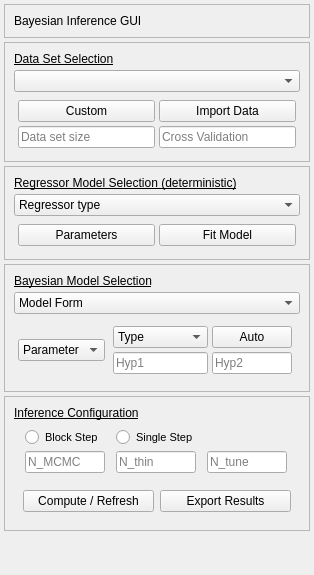
     <widget class="QWidget" name="computePanel" native="true">
      <property name="sizePolicy">
       <sizepolicy hsizetype="Fixed" vsizetype="Preferred">
        <horstretch>0</horstretch>
        <verstretch>0</verstretch>
       </sizepolicy>
      </property>
      <property name="minimumSize">
       <size>
        <width>0</width>
        <height>0</height>
       </size>
      </property>
      <property name="maximumSize">
       <size>
        <width>300</width>
        <height>16777215</height>
       </size>
      </property>
      <property name="baseSize">
       <size>
        <width>0</width>
        <height>0</height>
       </size>
      </property>
      <property name="styleSheet">
       <string notr="true"/>
      </property>
      <layout class="QVBoxLayout" name="layoutCompute">
       <property name="spacing">
        <number>4</number>
       </property>
       <property name="leftMargin">
        <number>4</number>
       </property>
       <property name="topMargin">
        <number>4</number>
       </property>
       <property name="rightMargin">
        <number>4</number>
       </property>
       <property name="bottomMargin">
        <number>4</number>
       </property>
       <item>
        <widget class="QFrame" name="titlePanel">
         <property name="sizePolicy">
          <sizepolicy hsizetype="Preferred" vsizetype="Preferred">
           <horstretch>0</horstretch>
           <verstretch>0</verstretch>
          </sizepolicy>
         </property>
         <property name="maximumSize">
          <size>
           <width>16777215</width>
           <height>60</height>
          </size>
         </property>
         <property name="frameShape">
          <enum>QFrame::StyledPanel</enum>
         </property>
         <property name="frameShadow">
          <enum>QFrame::Raised</enum>
         </property>
         <layout class="QVBoxLayout" name="layoutTitlePanel">
          <property name="spacing">
           <number>4</number>
          </property>
          <item>
           <widget class="QLabel" name="labelTitle">
            <property name="styleSheet">
             <string notr="true"/>
            </property>
            <property name="text">
             <string>Bayesian Inference GUI</string>
            </property>
            <property name="scaledContents">
             <bool>false</bool>
            </property>
           </widget>
          </item>
         </layout>
        </widget>
       </item>
       <item>
        <widget class="QFrame" name="dataPanel">
         <property name="sizePolicy">
          <sizepolicy hsizetype="Preferred" vsizetype="Preferred">
           <horstretch>0</horstretch>
           <verstretch>0</verstretch>
          </sizepolicy>
         </property>
         <property name="minimumSize">
          <size>
           <width>0</width>
           <height>0</height>
          </size>
         </property>
         <property name="frameShape">
          <enum>QFrame::StyledPanel</enum>
         </property>
         <property name="frameShadow">
          <enum>QFrame::Plain</enum>
         </property>
         <property name="lineWidth">
          <number>1</number>
         </property>
         <property name="midLineWidth">
          <number>0</number>
         </property>
         <layout class="QVBoxLayout" name="layoutDataPanel">
          <property name="spacing">
           <number>4</number>
          </property>
          <property name="sizeConstraint">
           <enum>QLayout::SetDefaultConstraint</enum>
          </property>
          <property name="leftMargin">
           <number>9</number>
          </property>
          <property name="topMargin">
           <number>9</number>
          </property>
          <property name="rightMargin">
           <number>9</number>
          </property>
          <property name="bottomMargin">
           <number>9</number>
          </property>
          <item>
           <widget class="QLabel" name="labelDataSelect">
            <property name="sizePolicy">
             <sizepolicy hsizetype="Preferred" vsizetype="Preferred">
              <horstretch>0</horstretch>
              <verstretch>0</verstretch>
             </sizepolicy>
            </property>
            <property name="maximumSize">
             <size>
              <width>16777215</width>
              <height>20</height>
             </size>
            </property>
            <property name="styleSheet">
             <string notr="true">font: 9pt &quot;Sans Serif&quot;;
text-decoration: underline;</string>
            </property>
            <property name="text">
             <string>Data Set Selection</string>
            </property>
           </widget>
          </item>
          <item>
           <widget class="QComboBox" name="selectDataCase">
            <property name="styleSheet">
             <string notr="true"/>
            </property>
            <property name="placeholderText">
             <string>Data-Set</string>
            </property>
            <item>
             <property name="text">
              <string>Polynomial</string>
             </property>
            </item>
            <item>
             <property name="text">
              <string>Housing</string>
             </property>
            </item>
           </widget>
          </item>
          <item>
           <widget class="QWidget" name="dataSubPanel" native="true">
            <property name="sizePolicy">
             <sizepolicy hsizetype="Preferred" vsizetype="Fixed">
              <horstretch>0</horstretch>
              <verstretch>0</verstretch>
             </sizepolicy>
            </property>
            <layout class="QGridLayout" name="layoutDataGrid">
             <property name="leftMargin">
              <number>4</number>
             </property>
             <property name="topMargin">
              <number>4</number>
             </property>
             <property name="rightMargin">
              <number>4</number>
             </property>
             <property name="bottomMargin">
              <number>4</number>
             </property>
             <property name="spacing">
              <number>4</number>
             </property>
             <item row="0" column="0">
              <widget class="QPushButton" name="pushCustomCase">
               <property name="text">
                <string>Custom</string>
               </property>
              </widget>
             </item>
             <item row="0" column="1">
              <widget class="QPushButton" name="pushImportData">
               <property name="text">
                <string>Import Data</string>
               </property>
              </widget>
             </item>
             <item row="1" column="1">
              <widget class="QLineEdit" name="lineEdCV">
               <property name="enabled">
                <bool>true</bool>
               </property>
               <property name="sizePolicy">
                <sizepolicy hsizetype="Preferred" vsizetype="Fixed">
                 <horstretch>0</horstretch>
                 <verstretch>0</verstretch>
                </sizepolicy>
               </property>
               <property name="maximumSize">
                <size>
                 <width>16777215</width>
                 <height>16777215</height>
                </size>
               </property>
               <property name="placeholderText">
                <string>Cross Validation</string>
               </property>
              </widget>
             </item>
             <item row="1" column="0">
              <widget class="QLineEdit" name="lineEdDataSize">
               <property name="sizePolicy">
                <sizepolicy hsizetype="Preferred" vsizetype="Fixed">
                 <horstretch>0</horstretch>
                 <verstretch>0</verstretch>
                </sizepolicy>
               </property>
               <property name="inputMask">
                <string/>
               </property>
               <property name="text">
                <string/>
               </property>
               <property name="frame">
                <bool>true</bool>
               </property>
               <property name="placeholderText">
                <string>Data set size</string>
               </property>
               <property name="clearButtonEnabled">
                <bool>false</bool>
               </property>
              </widget>
             </item>
            </layout>
           </widget>
          </item>
         </layout>
        </widget>
       </item>
       <item>
        <widget class="QFrame" name="regModelPanel">
         <property name="sizePolicy">
          <sizepolicy hsizetype="Preferred" vsizetype="Preferred">
           <horstretch>0</horstretch>
           <verstretch>0</verstretch>
          </sizepolicy>
         </property>
         <property name="frameShape">
          <enum>QFrame::StyledPanel</enum>
         </property>
         <property name="frameShadow">
          <enum>QFrame::Raised</enum>
         </property>
         <layout class="QVBoxLayout" name="layoutRegModelPanel">
          <property name="spacing">
           <number>4</number>
          </property>
          <property name="leftMargin">
           <number>9</number>
          </property>
          <property name="topMargin">
           <number>9</number>
          </property>
          <property name="rightMargin">
           <number>9</number>
          </property>
          <property name="bottomMargin">
           <number>9</number>
          </property>
          <item>
           <widget class="QLabel" name="labelRegModel">
            <property name="maximumSize">
             <size>
              <width>16777215</width>
              <height>20</height>
             </size>
            </property>
            <property name="styleSheet">
             <string notr="true">font: 9pt &quot;Sans Serif&quot;;
text-decoration: underline;</string>
            </property>
            <property name="text">
             <string>Regressor Model Selection (deterministic)</string>
            </property>
           </widget>
          </item>
          <item>
           <widget class="QComboBox" name="selectRegMod">
            <property name="styleSheet">
             <string notr="true"/>
            </property>
            <item>
             <property name="text">
              <string>Regressor type</string>
             </property>
            </item>
            <item>
             <property name="text">
              <string>Linear Polynomial</string>
             </property>
            </item>
            <item>
             <property name="text">
              <string>ElasticNet</string>
             </property>
            </item>
            <item>
             <property name="text">
              <string>SVR</string>
             </property>
            </item>
            <item>
             <property name="text">
              <string>RandomForest</string>
             </property>
            </item>
           </widget>
          </item>
          <item>
           <widget class="QWidget" name="regModelSubPanel" native="true">
            <layout class="QHBoxLayout" name="layoutRegModelSubPanel">
             <property name="spacing">
              <number>4</number>
             </property>
             <property name="leftMargin">
              <number>4</number>
             </property>
             <property name="topMargin">
              <number>4</number>
             </property>
             <property name="rightMargin">
              <number>4</number>
             </property>
             <property name="bottomMargin">
              <number>4</number>
             </property>
             <item>
              <widget class="QPushButton" name="pushParamReg">
               <property name="text">
                <string>Parameters</string>
               </property>
              </widget>
             </item>
             <item>
              <widget class="QPushButton" name="pushFitReg">
               <property name="text">
                <string>Fit Model</string>
               </property>
              </widget>
             </item>
            </layout>
           </widget>
          </item>
         </layout>
        </widget>
       </item>
       <item>
        <widget class="QFrame" name="bayesModelPanel">
         <property name="sizePolicy">
          <sizepolicy hsizetype="Preferred" vsizetype="Preferred">
           <horstretch>0</horstretch>
           <verstretch>0</verstretch>
          </sizepolicy>
         </property>
         <property name="maximumSize">
          <size>
           <width>16777215</width>
           <height>16777215</height>
          </size>
         </property>
         <property name="frameShape">
          <enum>QFrame::StyledPanel</enum>
         </property>
         <property name="frameShadow">
          <enum>QFrame::Raised</enum>
         </property>
         <layout class="QVBoxLayout" name="layoutBayesModel">
          <property name="spacing">
           <number>4</number>
          </property>
          <property name="leftMargin">
           <number>9</number>
          </property>
          <property name="topMargin">
           <number>9</number>
          </property>
          <property name="rightMargin">
           <number>9</number>
          </property>
          <property name="bottomMargin">
           <number>9</number>
          </property>
          <item>
           <widget class="QLabel" name="labelBayesModel">
            <property name="maximumSize">
             <size>
              <width>16777215</width>
              <height>20</height>
             </size>
            </property>
            <property name="styleSheet">
             <string notr="true">font: 9pt &quot;Sans Serif&quot;;
text-decoration: underline;</string>
            </property>
            <property name="text">
             <string>Bayesian Model Selection</string>
            </property>
           </widget>
          </item>
          <item>
           <widget class="QComboBox" name="selectBayesModel">
            <property name="styleSheet">
             <string notr="true"/>
            </property>
            <item>
             <property name="text">
              <string>Model Form</string>
             </property>
            </item>
            <item>
             <property name="text">
              <string>Linear Gaussian Fixed StdDev</string>
             </property>
            </item>
            <item>
             <property name="text">
              <string>Linear Gaussian</string>
             </property>
            </item>
           </widget>
          </item>
          <item>
           <widget class="QWidget" name="bayesModelSubPanel" native="true">
            <property name="sizePolicy">
             <sizepolicy hsizetype="Preferred" vsizetype="Preferred">
              <horstretch>0</horstretch>
              <verstretch>0</verstretch>
             </sizepolicy>
            </property>
            <layout class="QHBoxLayout" name="layoutBayesModelSubPanel">
             <property name="spacing">
              <number>4</number>
             </property>
             <property name="leftMargin">
              <number>4</number>
             </property>
             <property name="topMargin">
              <number>4</number>
             </property>
             <property name="rightMargin">
              <number>4</number>
             </property>
             <property name="bottomMargin">
              <number>4</number>
             </property>
             <item>
              <widget class="QComboBox" name="selectParamTune">
               <item>
                <property name="text">
                 <string>Parameter</string>
                </property>
               </item>
              </widget>
             </item>
             <item>
              <widget class="QWidget" name="bayesTuningPanel" native="true">
               <layout class="QGridLayout" name="layoutBayesGrid">
                <property name="leftMargin">
                 <number>4</number>
                </property>
                <property name="topMargin">
                 <number>4</number>
                </property>
                <property name="rightMargin">
                 <number>4</number>
                </property>
                <property name="bottomMargin">
                 <number>4</number>
                </property>
                <property name="spacing">
                 <number>4</number>
                </property>
                <item row="0" column="0">
                 <widget class="QComboBox" name="selectDistType">
                  <item>
                   <property name="text">
                    <string>Type</string>
                   </property>
                  </item>
                  <item>
                   <property name="text">
                    <string>Normal</string>
                   </property>
                  </item>
                  <item>
                   <property name="text">
                    <string>Uniform</string>
                   </property>
                  </item>
                  <item>
                   <property name="text">
                    <string>Half-Normal</string>
                   </property>
                  </item>
                 </widget>
                </item>
                <item row="0" column="1">
                 <widget class="QPushButton" name="pushParamAuto">
                  <property name="text">
                   <string>Auto</string>
                  </property>
                 </widget>
                </item>
                <item row="1" column="0">
                 <widget class="QLineEdit" name="lineEdpar1">
                  <property name="sizePolicy">
                   <sizepolicy hsizetype="Preferred" vsizetype="Fixed">
                    <horstretch>0</horstretch>
                    <verstretch>0</verstretch>
                   </sizepolicy>
                  </property>
                  <property name="placeholderText">
                   <string>Hyp1</string>
                  </property>
                 </widget>
                </item>
                <item row="1" column="1">
                 <widget class="QLineEdit" name="lineEdpar2">
                  <property name="sizePolicy">
                   <sizepolicy hsizetype="Preferred" vsizetype="Fixed">
                    <horstretch>0</horstretch>
                    <verstretch>0</verstretch>
                   </sizepolicy>
                  </property>
                  <property name="placeholderText">
                   <string>Hyp2</string>
                  </property>
                 </widget>
                </item>
               </layout>
              </widget>
             </item>
            </layout>
           </widget>
          </item>
         </layout>
        </widget>
       </item>
       <item>
        <widget class="QFrame" name="inferencePanel">
         <property name="sizePolicy">
          <sizepolicy hsizetype="Preferred" vsizetype="Preferred">
           <horstretch>0</horstretch>
           <verstretch>0</verstretch>
          </sizepolicy>
         </property>
         <property name="frameShape">
          <enum>QFrame::StyledPanel</enum>
         </property>
         <property name="frameShadow">
          <enum>QFrame::Raised</enum>
         </property>
         <layout class="QVBoxLayout" name="layoutInferencePanel">
          <property name="spacing">
           <number>4</number>
          </property>
          <property name="leftMargin">
           <number>9</number>
          </property>
          <property name="topMargin">
           <number>9</number>
          </property>
          <property name="rightMargin">
           <number>9</number>
          </property>
          <property name="bottomMargin">
           <number>9</number>
          </property>
          <item>
           <widget class="QLabel" name="labelInferenceConfig">
            <property name="maximumSize">
             <size>
              <width>16777215</width>
              <height>20</height>
             </size>
            </property>
            <property name="styleSheet">
             <string notr="true">font: 9pt &quot;Sans Serif&quot;;
text-decoration: underline;</string>
            </property>
            <property name="text">
             <string>Inference Configuration</string>
            </property>
           </widget>
          </item>
          <item>
           <widget class="QWidget" name="inferenceSubPanel" native="true">
            <layout class="QGridLayout" name="layoutInferenceSubPanel">
             <property name="leftMargin">
              <number>4</number>
             </property>
             <property name="topMargin">
              <number>4</number>
             </property>
             <property name="rightMargin">
              <number>4</number>
             </property>
             <property name="bottomMargin">
              <number>4</number>
             </property>
             <property name="spacing">
              <number>4</number>
             </property>
             <item row="1" column="0">
              <widget class="QLineEdit" name="lineEdMC1">
               <property name="sizePolicy">
                <sizepolicy hsizetype="Preferred" vsizetype="Fixed">
                 <horstretch>0</horstretch>
                 <verstretch>0</verstretch>
                </sizepolicy>
               </property>
               <property name="maximumSize">
                <size>
                 <width>80</width>
                 <height>16777215</height>
                </size>
               </property>
               <property name="placeholderText">
                <string>N_MCMC</string>
               </property>
              </widget>
             </item>
             <item row="1" column="2">
              <widget class="QLineEdit" name="lineEdMC3">
               <property name="sizePolicy">
                <sizepolicy hsizetype="Preferred" vsizetype="Fixed">
                 <horstretch>0</horstretch>
                 <verstretch>0</verstretch>
                </sizepolicy>
               </property>
               <property name="maximumSize">
                <size>
                 <width>80</width>
                 <height>16777215</height>
                </size>
               </property>
               <property name="placeholderText">
                <string>N_tune</string>
               </property>
              </widget>
             </item>
             <item row="0" column="0">
              <widget class="QRadioButton" name="radioStepType1">
               <property name="maximumSize">
                <size>
                 <width>80</width>
                 <height>16777215</height>
                </size>
               </property>
               <property name="font">
                <font>
                 <pointsize>8</pointsize>
                </font>
               </property>
               <property name="text">
                <string>Block Step</string>
               </property>
              </widget>
             </item>
             <item row="0" column="1">
              <widget class="QRadioButton" name="radioStepType2">
               <property name="maximumSize">
                <size>
                 <width>80</width>
                 <height>16777215</height>
                </size>
               </property>
               <property name="font">
                <font>
                 <pointsize>8</pointsize>
                </font>
               </property>
               <property name="text">
                <string>Single Step</string>
               </property>
              </widget>
             </item>
             <item row="1" column="1">
              <widget class="QLineEdit" name="lineEdMC2">
               <property name="sizePolicy">
                <sizepolicy hsizetype="Preferred" vsizetype="Fixed">
                 <horstretch>0</horstretch>
                 <verstretch>0</verstretch>
                </sizepolicy>
               </property>
               <property name="maximumSize">
                <size>
                 <width>80</width>
                 <height>16777215</height>
                </size>
               </property>
               <property name="placeholderText">
                <string>N_thin</string>
               </property>
              </widget>
             </item>
            </layout>
           </widget>
          </item>
          <item>
           <widget class="QWidget" name="computeSubPanel" native="true">
            <layout class="QHBoxLayout" name="layoutComputeSubPanel">
             <item>
              <widget class="QPushButton" name="pushCompute">
               <property name="text">
                <string>Compute / Refresh</string>
               </property>
              </widget>
             </item>
             <item>
              <widget class="QPushButton" name="pushExport">
               <property name="text">
                <string>Export Results</string>
               </property>
              </widget>
             </item>
            </layout>
           </widget>
          </item>
         </layout>
        </widget>
       </item>
       <item>
        <spacer name="verticalSpacer">
         <property name="orientation">
          <enum>Qt::Vertical</enum>
         </property>
         <property name="sizeHint" stdset="0">
          <size>
           <width>20</width>
           <height>40</height>
          </size>
         </property>
        </spacer>
       </item>
      </layout>
     </widget>
